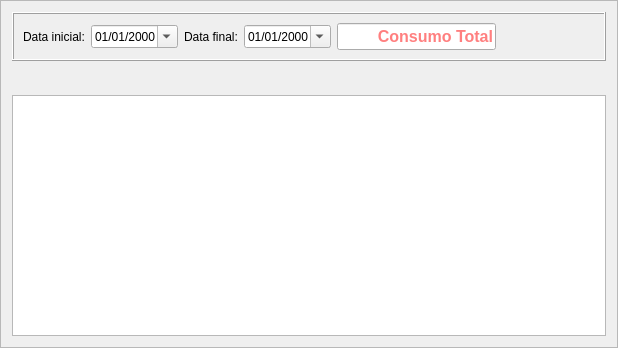
<?xml version="1.0" encoding="UTF-8"?>
<ui version="4.0">
 <class>ConsumptionDatabaseWidget</class>
 <widget class="QFrame" name="ConsumptionDatabaseWidget">
  <property name="geometry">
   <rect>
    <x>0</x>
    <y>0</y>
    <width>618</width>
    <height>348</height>
   </rect>
  </property>
  <property name="windowTitle">
   <string>Frame</string>
  </property>
  <property name="frameShape">
   <enum>QFrame::StyledPanel</enum>
  </property>
  <property name="frameShadow">
   <enum>QFrame::Raised</enum>
  </property>
  <layout class="QVBoxLayout" name="verticalLayout">
   <item>
    <widget class="QFrame" name="frame">
     <property name="frameShape">
      <enum>QFrame::Box</enum>
     </property>
     <property name="frameShadow">
      <enum>QFrame::Raised</enum>
     </property>
     <layout class="QHBoxLayout" name="horizontalLayout">
      <property name="leftMargin">
       <number>9</number>
      </property>
      <property name="topMargin">
       <number>9</number>
      </property>
      <property name="rightMargin">
       <number>9</number>
      </property>
      <property name="bottomMargin">
       <number>9</number>
      </property>
      <item>
       <widget class="QLabel" name="label">
        <property name="text">
         <string>Data inicial:</string>
        </property>
       </widget>
      </item>
      <item>
       <widget class="QDateEdit" name="dateInitial">
        <property name="displayFormat">
         <string>dd/MM/yyyy</string>
        </property>
        <property name="calendarPopup">
         <bool>true</bool>
        </property>
       </widget>
      </item>
      <item>
       <widget class="QLabel" name="label_2">
        <property name="text">
         <string>Data final:</string>
        </property>
       </widget>
      </item>
      <item>
       <widget class="QDateEdit" name="dateFinal">
        <property name="wrapping">
         <bool>false</bool>
        </property>
        <property name="showGroupSeparator" stdset="0">
         <bool>false</bool>
        </property>
        <property name="displayFormat">
         <string>dd/MM/yyyy</string>
        </property>
        <property name="calendarPopup">
         <bool>true</bool>
        </property>
       </widget>
      </item>
      <item>
       <widget class="QLineEdit" name="editTotal">
        <property name="palette">
         <palette>
          <active>
           <colorrole role="WindowText">
            <brush brushstyle="SolidPattern">
             <color alpha="255">
              <red>0</red>
              <green>0</green>
              <blue>0</blue>
             </color>
            </brush>
           </colorrole>
           <colorrole role="Text">
            <brush brushstyle="SolidPattern">
             <color alpha="255">
              <red>255</red>
              <green>0</green>
              <blue>0</blue>
             </color>
            </brush>
           </colorrole>
          </active>
          <inactive>
           <colorrole role="WindowText">
            <brush brushstyle="SolidPattern">
             <color alpha="255">
              <red>0</red>
              <green>0</green>
              <blue>0</blue>
             </color>
            </brush>
           </colorrole>
           <colorrole role="Text">
            <brush brushstyle="SolidPattern">
             <color alpha="255">
              <red>255</red>
              <green>0</green>
              <blue>0</blue>
             </color>
            </brush>
           </colorrole>
          </inactive>
          <disabled>
           <colorrole role="WindowText">
            <brush brushstyle="SolidPattern">
             <color alpha="255">
              <red>120</red>
              <green>120</green>
              <blue>120</blue>
             </color>
            </brush>
           </colorrole>
           <colorrole role="Text">
            <brush brushstyle="SolidPattern">
             <color alpha="255">
              <red>120</red>
              <green>120</green>
              <blue>120</blue>
             </color>
            </brush>
           </colorrole>
          </disabled>
         </palette>
        </property>
        <property name="font">
         <font>
          <pointsize>12</pointsize>
          <weight>75</weight>
          <bold>true</bold>
         </font>
        </property>
        <property name="alignment">
         <set>Qt::AlignRight|Qt::AlignTrailing|Qt::AlignVCenter</set>
        </property>
        <property name="readOnly">
         <bool>true</bool>
        </property>
        <property name="placeholderText">
         <string>Consumo Total</string>
        </property>
       </widget>
      </item>
      <item>
       <widget class="QPushButton" name="buttonChart">
        <property name="text">
         <string/>
        </property>
        <property name="icon">
         <iconset resource="icons.qrc">
          <normaloff>:/icons/res/chart.png</normaloff>:/icons/res/chart.png</iconset>
        </property>
        <property name="iconSize">
         <size>
          <width>24</width>
          <height>24</height>
         </size>
        </property>
        <property name="flat">
         <bool>true</bool>
        </property>
       </widget>
      </item>
      <item>
       <spacer name="horizontalSpacer">
        <property name="orientation">
         <enum>Qt::Horizontal</enum>
        </property>
        <property name="sizeHint" stdset="0">
         <size>
          <width>40</width>
          <height>20</height>
         </size>
        </property>
       </spacer>
      </item>
     </layout>
    </widget>
   </item>
   <item>
    <layout class="QHBoxLayout" name="horizontalLayout_3">
     <item>
      <widget class="QPushButton" name="buttonCreate">
       <property name="text">
        <string/>
       </property>
       <property name="icon">
        <iconset resource="icons.qrc">
         <normaloff>:/icons/res/file.png</normaloff>:/icons/res/file.png</iconset>
       </property>
       <property name="iconSize">
        <size>
         <width>24</width>
         <height>24</height>
        </size>
       </property>
       <property name="flat">
        <bool>true</bool>
       </property>
      </widget>
     </item>
     <item>
      <widget class="QPushButton" name="buttonRefresh">
       <property name="text">
        <string/>
       </property>
       <property name="icon">
        <iconset resource="icons.qrc">
         <normaloff>:/icons/res/refresh.png</normaloff>:/icons/res/refresh.png</iconset>
       </property>
       <property name="iconSize">
        <size>
         <width>24</width>
         <height>24</height>
        </size>
       </property>
       <property name="flat">
        <bool>true</bool>
       </property>
      </widget>
     </item>
     <item>
      <widget class="QPushButton" name="buttonRemove">
       <property name="text">
        <string/>
       </property>
       <property name="icon">
        <iconset resource="icons.qrc">
         <normaloff>:/icons/res/trash.png</normaloff>:/icons/res/trash.png</iconset>
       </property>
       <property name="iconSize">
        <size>
         <width>24</width>
         <height>24</height>
        </size>
       </property>
       <property name="flat">
        <bool>true</bool>
       </property>
      </widget>
     </item>
     <item>
      <spacer name="horizontalSpacer_2">
       <property name="orientation">
        <enum>Qt::Horizontal</enum>
       </property>
       <property name="sizeHint" stdset="0">
        <size>
         <width>40</width>
         <height>20</height>
        </size>
       </property>
      </spacer>
     </item>
    </layout>
   </item>
   <item>
    <widget class="QTableView" name="table">
     <property name="editTriggers">
      <set>QAbstractItemView::NoEditTriggers</set>
     </property>
     <property name="alternatingRowColors">
      <bool>true</bool>
     </property>
     <property name="selectionBehavior">
      <enum>QAbstractItemView::SelectRows</enum>
     </property>
     <property name="verticalScrollMode">
      <enum>QAbstractItemView::ScrollPerPixel</enum>
     </property>
     <property name="horizontalScrollMode">
      <enum>QAbstractItemView::ScrollPerPixel</enum>
     </property>
     <property name="sortingEnabled">
      <bool>true</bool>
     </property>
    </widget>
   </item>
  </layout>
 </widget>
 <resources>
  <include location="icons.qrc"/>
 </resources>
 <connections/>
</ui>
